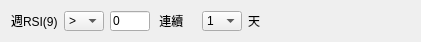
       <widget class="QWidget" name="widget_25" native="true">
        <property name="geometry">
         <rect>
          <x>0</x>
          <y>660</y>
          <width>421</width>
          <height>40</height>
         </rect>
        </property>
        <layout class="QHBoxLayout" name="horizontalLayout_136">
         <item>
          <layout class="QHBoxLayout" name="horizontalLayout_42">
           <item>
            <widget class="QLabel" name="label_96">
             <property name="text">
              <string>週RSI(9)</string>
             </property>
            </widget>
           </item>
           <item>
            <widget class="QComboBox" name="comboBox_46">
             <property name="sizePolicy">
              <sizepolicy hsizetype="Preferred" vsizetype="Fixed">
               <horstretch>0</horstretch>
               <verstretch>0</verstretch>
              </sizepolicy>
             </property>
             <property name="minimumSize">
              <size>
               <width>40</width>
               <height>20</height>
              </size>
             </property>
             <property name="maximumSize">
              <size>
               <width>40</width>
               <height>20</height>
              </size>
             </property>
             <item>
              <property name="text">
               <string>&gt;</string>
              </property>
             </item>
             <item>
              <property name="text">
               <string>&gt;=</string>
              </property>
             </item>
             <item>
              <property name="text">
               <string>&lt;</string>
              </property>
             </item>
             <item>
              <property name="text">
               <string>&lt;=</string>
              </property>
             </item>
             <item>
              <property name="text">
               <string>&lt;&gt;</string>
              </property>
             </item>
             <item>
              <property name="text">
               <string>=</string>
              </property>
             </item>
            </widget>
           </item>
           <item>
            <widget class="QLineEdit" name="lineEdit_16">
             <property name="sizePolicy">
              <sizepolicy hsizetype="Expanding" vsizetype="Fixed">
               <horstretch>0</horstretch>
               <verstretch>0</verstretch>
              </sizepolicy>
             </property>
             <property name="minimumSize">
              <size>
               <width>40</width>
               <height>20</height>
              </size>
             </property>
             <property name="maximumSize">
              <size>
               <width>40</width>
               <height>20</height>
              </size>
             </property>
             <property name="text">
              <string>0</string>
             </property>
            </widget>
           </item>
           <item>
            <widget class="QLabel" name="label_69">
             <property name="minimumSize">
              <size>
               <width>40</width>
               <height>20</height>
              </size>
             </property>
             <property name="maximumSize">
              <size>
               <width>40</width>
               <height>20</height>
              </size>
             </property>
             <property name="text">
              <string> 連續</string>
             </property>
            </widget>
           </item>
           <item>
            <widget class="QComboBox" name="comboBox_47">
             <property name="sizePolicy">
              <sizepolicy hsizetype="Preferred" vsizetype="Fixed">
               <horstretch>0</horstretch>
               <verstretch>0</verstretch>
              </sizepolicy>
             </property>
             <property name="minimumSize">
              <size>
               <width>40</width>
               <height>20</height>
              </size>
             </property>
             <property name="maximumSize">
              <size>
               <width>40</width>
               <height>20</height>
              </size>
             </property>
             <item>
              <property name="text">
               <string>1</string>
              </property>
             </item>
             <item>
              <property name="text">
               <string>2</string>
              </property>
             </item>
             <item>
              <property name="text">
               <string>3</string>
              </property>
             </item>
             <item>
              <property name="text">
               <string>4</string>
              </property>
             </item>
             <item>
              <property name="text">
               <string>5</string>
              </property>
             </item>
             <item>
              <property name="text">
               <string>6</string>
              </property>
             </item>
             <item>
              <property name="text">
               <string>7</string>
              </property>
             </item>
             <item>
              <property name="text">
               <string>8</string>
              </property>
             </item>
             <item>
              <property name="text">
               <string>9</string>
              </property>
             </item>
             <item>
              <property name="text">
               <string>10</string>
              </property>
             </item>
            </widget>
           </item>
           <item>
            <widget class="QLabel" name="label_70">
             <property name="minimumSize">
              <size>
               <width>40</width>
               <height>20</height>
              </size>
             </property>
             <property name="maximumSize">
              <size>
               <width>40</width>
               <height>20</height>
              </size>
             </property>
             <property name="text">
              <string>天</string>
             </property>
            </widget>
           </item>
          </layout>
         </item>
         <item>
          <spacer name="horizontalSpacer_26">
           <property name="orientation">
            <enum>Qt::Horizontal</enum>
           </property>
           <property name="sizeHint" stdset="0">
            <size>
             <width>40</width>
             <height>20</height>
            </size>
           </property>
          </spacer>
         </item>
        </layout>
       </widget>
